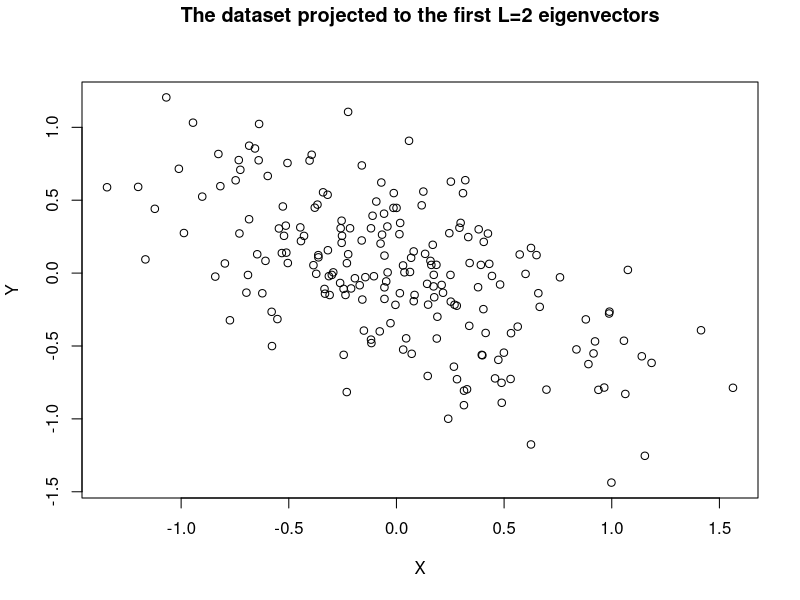

The R script that drew this image:
data = read.csv("ex_1_data.csv", header = F)

sprintf("D=%d, N=%d", nrow(data), ncol(data))

L = 2
X = cov(data)
eigen = eigen(X)

eigen$values
eigen$vectors

W = t(eigen$vectors[1:L,])
reduced_data =  as.matrix(data) %*% W

# plot(data)
# title(main = "The original dataset", xlab="", ylab="", line = 3)
plot(reduced_data, xlab="X", ylab="Y")
title(main = "The dataset projected to the first L=2 eigenvectors", line = 3)
